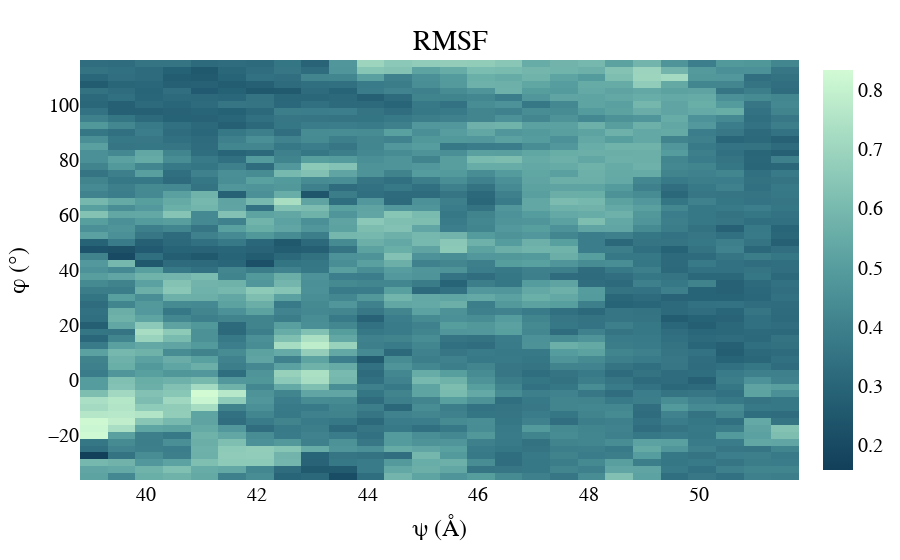

Notebook cell for this chart:
### Code cell
fig = px.imshow(coord_rmsf[7:-6,3:-2],aspect='square',height=600,x=cols[3:-2],y=rows[7:-6], \
               color_continuous_scale='Darkmint_r')
fig.update_layout(    title={
        'text': "RMSF",
        'x':0.5,
        'xanchor': 'center',
        'yanchor': 'top'},
    xaxis_title="ψ (Å)",
    yaxis_title="φ (°)",
    font=dict(size=20,family='Arial',color='black'),
    yaxis={'autorange':True})
fig.show()
fig.write_image('rmsf.svg')

### Figure 1 — Plotly figure (JSON) as saved in the notebook; plotly's stock layout.template omitted (floating-point values rounded to 4 significant figures; data arrays with more than 128 entries replaced by an {"elided": "..."} marker saying what was removed)
{"data": [{"coloraxis": "coloraxis", "hovertemplate": "x: %{x}<br>y: %{y}<br>color: %{z}<extra></extra>", "name": "0", "type": "heatmap", "x": [39.05, 39.55, 40.05, 40.55, 41.05, 41.55, 42.05, 42.55, 43.05, 43.55, 44.05, 44.55, 45.05, 45.55, 46.05, 46.55, 47.05, 47.55, 48.05, 48.55, 49.05, 49.55, 50.05, 50.55, 51.05, 51.55], "xaxis": "x", "y": [-34.95, -32.45, -29.95, -27.45, -24.95, -22.45, -19.95, -17.45, -14.95, -12.45, -9.95, -7.45, -4.95, -2.45, 0.05, 2.55, 5.05, 7.55, 10.05, 12.55, 15.05, 17.55, 20.05, 22.55, 25.05, 27.55, 30.05, 32.55, 35.05, 37.55, 40.05, 42.55, 45.05, 47.55, 50.05, 52.55, 55.05, 57.55, 60.05, 62.55, 65.05, 67.55, 70.05, 72.55, 75.05, 77.55, 80.05, 82.55, 85.05, 87.55, 90.05, 92.55, 95.05, 97.55, 100.0, 102.5, 105.0, 107.5, 110.0, 112.5, 115.0], "yaxis": "y", "z": {"elided": "61x26 float values"}}], "layout": {"autosize": true, "coloraxis": {"colorscale": [[0, "rgb(18, 63, 90)"], [0.1667, "rgb(35, 93, 114)"], [0.3333, "rgb(58, 124, 137)"], [0.5, "rgb(85, 156, 158)"], [0.6667, "rgb(123, 188, 176)"], [0.8333, "rgb(165, 219, 194)"], [1, "rgb(210, 251, 212)"]]}, "font": {"color": "black", "family": "Arial", "size": 20}, "margin": {"t": 60}, "title": {"text": "RMSF", "x": 0.5, "xanchor": "center", "yanchor": "top"}, "xaxis": {"anchor": "y", "autorange": true, "domain": [0, 1], "range": [38.8, 51.8], "title": {"text": "ψ (Å)"}, "type": "linear"}, "yaxis": {"anchor": "x", "autorange": true, "domain": [0, 1], "range": [-36.2, 116.3], "title": {"text": "φ (°)"}, "type": "linear"}}}
